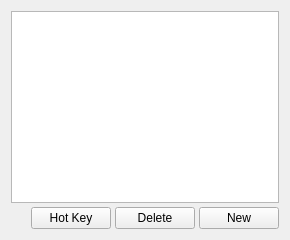
     <widget class="QWidget" name="preferencsSetTab">
      <attribute name="title">
       <string>Preference Set</string>
      </attribute>
      <layout class="QVBoxLayout">
       <property name="spacing">
        <number>4</number>
       </property>
       <property name="leftMargin">
        <number>11</number>
       </property>
       <property name="topMargin">
        <number>11</number>
       </property>
       <property name="rightMargin">
        <number>11</number>
       </property>
       <property name="bottomMargin">
        <number>11</number>
       </property>
       <item>
        <widget class="QListWidget" name="preferenceSetList"/>
       </item>
       <item>
        <layout class="QHBoxLayout">
         <property name="spacing">
          <number>4</number>
         </property>
         <property name="leftMargin">
          <number>0</number>
         </property>
         <property name="topMargin">
          <number>0</number>
         </property>
         <property name="rightMargin">
          <number>0</number>
         </property>
         <property name="bottomMargin">
          <number>0</number>
         </property>
         <item>
          <spacer name="Spacer31">
           <property name="orientation">
            <enum>Qt::Horizontal</enum>
           </property>
           <property name="sizeType">
            <enum>QSizePolicy::Expanding</enum>
           </property>
           <property name="sizeHint" stdset="0">
            <size>
             <width>20</width>
             <height>20</height>
            </size>
           </property>
          </spacer>
         </item>
         <item>
          <widget class="QPushButton" name="hotkeyPreferenceSetButton">
           <property name="sizePolicy">
            <sizepolicy hsizetype="Preferred" vsizetype="Fixed">
             <horstretch>0</horstretch>
             <verstretch>0</verstretch>
            </sizepolicy>
           </property>
           <property name="text">
            <string>Hot Key</string>
           </property>
          </widget>
         </item>
         <item>
          <widget class="QPushButton" name="delPreferenceSetButton">
           <property name="sizePolicy">
            <sizepolicy hsizetype="Preferred" vsizetype="Fixed">
             <horstretch>0</horstretch>
             <verstretch>0</verstretch>
            </sizepolicy>
           </property>
           <property name="text">
            <string>Delete</string>
           </property>
          </widget>
         </item>
         <item>
          <widget class="QPushButton" name="newPreferenceSetButton">
           <property name="sizePolicy">
            <sizepolicy hsizetype="Fixed" vsizetype="Fixed">
             <horstretch>0</horstretch>
             <verstretch>0</verstretch>
            </sizepolicy>
           </property>
           <property name="text">
            <string>New</string>
           </property>
          </widget>
         </item>
        </layout>
       </item>
      </layout>
     </widget>
